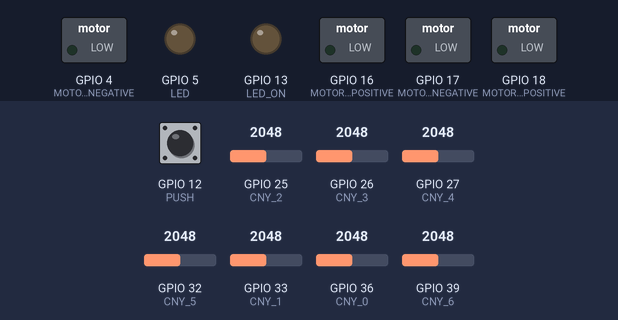
A sketch run on a simulated ESP32. Parts: switched loads named in the sketch (green lamp = pin HIGH), output pins drawn as LEDs (lit = HIGH). The test bench sets the inputs (shaded band); at power-on: GPIO 12 (PUSH) HIGH, GPIO 25 (CNY_2) = 2048, GPIO 26 (CNY_3) = 2048, GPIO 27 (CNY_4) = 2048, GPIO 32 (CNY_5) = 2048, GPIO 33 (CNY_1) = 2048, GPIO 36 (CNY_0) = 2048, GPIO 39 (CNY_6) = 2048 (analog values on the 0–4095 scale). What the sketch prints to the serial monitor is not drawn.

Above: at 0.8 s.
0.9 s: GPIO 12 (PUSH) pulled LOW for 0.15 s
At 2.1 s:
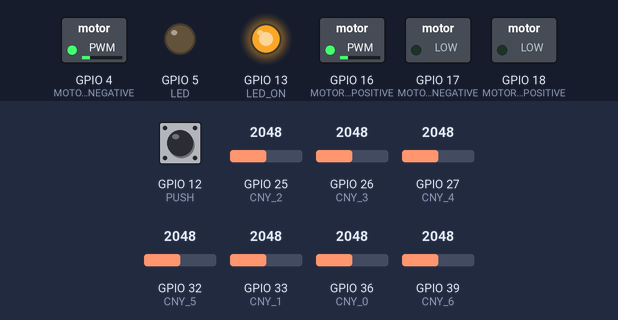
2.5 s: GPIO 25 (CNY_2) set to 1460
4.0 s: GPIO 25 (CNY_2) set to 1375
At 5.2 s:
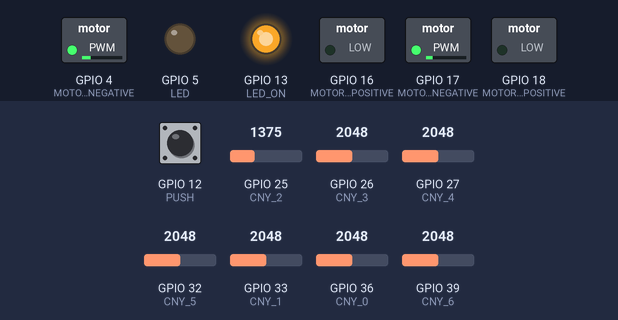
5.5 s: GPIO 12 (PUSH) pulled LOW for 1 s
At 6.4 s:
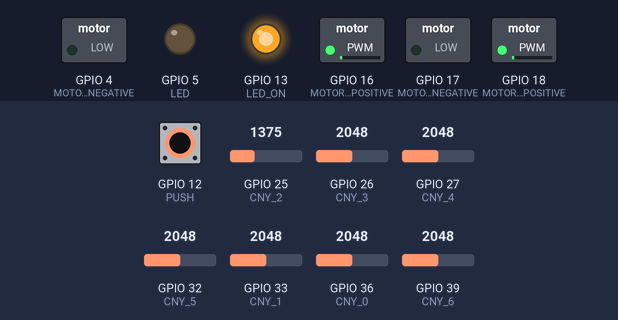
Timing chart, 0 to 8.5 s (numbered marks = the images above; inputs shaded):
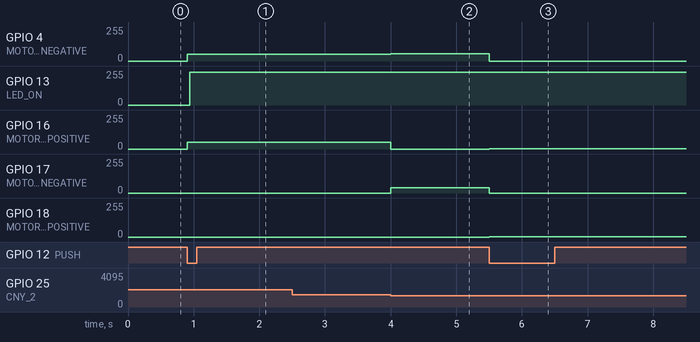

The sketch:

CompetenciaBtnParedIzyDer.ino
```cpp
//#include "BluetoothSerial.h"
//BluetoothSerial SerialBT;


//#include <ESP32Encoder.h>
#define PUSH 12
#define LED 05
#define MOTOR_RIGTH_POSITIVE 16
#define MOTOR_RIGTH_NEGATIVE 17
#define MOTOR_RIGTH_A 34
#define MOTOR_RIGTH_B 35
#define MOTOR_LEFT_POSITIVE 18
#define MOTOR_LEFT_NEGATIVE 04
#define MOTOR_LEFT_A 23
#define MOTOR_LEFT_B 19
#define SPEED 55//55//80

#define CNY_0 36
#define CNY_1 33
#define CNY_2 25
#define CNY_3 26
#define CNY_4 27
#define CNY_5 32
#define CNY_6 39
#define LED_ON 13
#define RANGE 350//400
const String deviceName = "leviatan_esp32";
bool pushState = 0;

int estado = 0;
bool botonPresionado = false;

void setup() {
 // Serial.begin(9600);
  adcAttachPin(CNY_0);
  adcAttachPin(CNY_1);
  adcAttachPin(CNY_2);
  adcAttachPin(CNY_3);
  adcAttachPin(CNY_4);
  adcAttachPin(CNY_5);
  adcAttachPin(CNY_6);
  analogReadResolution(10);
     pinMode(PUSH, INPUT_PULLUP);
  /* Led de control*/
  pinMode(LED, OUTPUT);
  /* Control de encendido de los led emisores*/
  pinMode(LED_ON, OUTPUT);
  digitalWrite(LED_ON, 0);
  /* Motores sin movimiento*/
  analogWrite(MOTOR_RIGTH_POSITIVE, 0);
  analogWrite(MOTOR_RIGTH_NEGATIVE, 0);
  analogWrite(MOTOR_LEFT_POSITIVE, 0);
  analogWrite(MOTOR_LEFT_NEGATIVE, 0);
    //MANDAR DATOS POR BT A SERIAL DE PC
  //SerialBT.begin(deviceName);
  //Serial.println(deviceName + " está listo para emparejarse");
  while(digitalRead(PUSH)){
}
}
void loop() {
  digitalWrite(LED_ON, 1);
  Serial.println(String(analogRead(CNY_0)) + "-" + String(analogRead(CNY_1)) + "-" + String(analogRead(CNY_2)) + "-" + String(analogRead(CNY_3)) + "-" + String(analogRead(CNY_4)) + "-" + String(analogRead(CNY_5)) + "-" + String(analogRead(CNY_6)));
  int sensor0 = analogRead(CNY_0);
  int sensor6 = analogRead(CNY_6);
  int sensor3 = analogRead(CNY_3);
  int sensor4 = analogRead(CNY_4);
  int sensor2 = analogRead(CNY_2);
  int sensor1 = analogRead(CNY_1);
  int sensor5 = analogRead(CNY_5);
 digitalWrite(LED_ON, 0);
    if (digitalRead(PUSH) == LOW) {
        if (!botonPresionado) {
            botonPresionado = true;
            estado = (estado + 1); // Alterna entre 0, 1 y 2
        }
    } else {
        botonPresionado = false;
    }


    switch (estado) {
        case 0:
            detener(1,1);
            break;
        case 1:
        //MANO IZQUIERDA
                 if (sensor6 < RANGE && sensor4 < RANGE && sensor5 < 800) {
                 //if (sensor4 < RANGE+500 && sensor4 < RANGE && sensor5 < 800) {
     // SerialBT.println("IZQUIERDA");

      izquierdaRueda();
    } else if (sensor5 >  800 && sensor6 > RANGE|| sensor4>800 && sensor3>800) {
     // SerialBT.println("DERECHA");
      derecha();
    }else if(sensor2 > RANGE && sensor4>RANGE && sensor1 >RANGE && sensor5>RANGE){
    //  SerialBT.println("DERECHA 2");
     derecha();
    } else {
    //  Serial.println("if 11"); SerialBT.println("AVANZAR");
     avanzarCI(sensor4);
    }
            break;
        case 2:
            detener(1,1);
            break;
        case 3:
        //MANO DERECHA
            if (sensor0 < RANGE && sensor2 < RANGE && sensor1 < 800) {
            //  if (sensor2 < RANGE+400 && sensor2 < RANGE && sensor1 < 800) {
    //      SerialBT.println("DERECHA");

          derechaRueda();
        } else if (sensor1 > 800 && sensor0 > RANGE || sensor2 && sensor3>800) {
     //     SerialBT.println("IZQUIERDA");
          izquierda();
          }else if(sensor4 > RANGE && sensor2>RANGE && sensor5>RANGE && sensor1>RANGE ){
        //  SerialBT.println("IZQUIERDA 2");
          izquierda();

        } else {
        //  Serial.println("if 11"); SerialBT.println("AVANZAR");
          avanzarCD(sensor2);
        }
            break;
    }
}

void avanzarCD(int sensor2) {
  if (sensor2 < RANGE ) {
    avanzarCentrado(SPEED , SPEED * .75);

  } else if (sensor2 > RANGE ) {
    avanzarCentrado(SPEED*.75, SPEED );
  } else {
    avanzarCentrado(SPEED, SPEED);
  }
}

void avanzarCI(int sensor4) {
  if (sensor4 < RANGE) {
    //avanzarCentrado(SPEED *.8, SPEED);
 avanzarCentrado(SPEED *.75, SPEED);
  } else if (sensor4 > RANGE) {

   // avanzarCentrado(SPEED, SPEED*.8);
    avanzarCentrado(SPEED, SPEED*.75);
  } else {
    avanzarCentrado(SPEED, SPEED);
  }


}
void izquierdaRueda() {
  /* Motor derecho con movimiento a enfrente*/
  analogWrite(MOTOR_RIGTH_POSITIVE,  0);
  analogWrite(MOTOR_RIGTH_NEGATIVE, SPEED + SPEED * 0.9);
  /* Motor izequierdo con movimiento a enfrente*/
  analogWrite(MOTOR_LEFT_POSITIVE, 0);
  //analogWrite(MOTOR_LEFT_NEGATIVE, SPEED - SPEED * .7);
  analogWrite(MOTOR_LEFT_NEGATIVE, SPEED - SPEED * .8);
  //        delay(110);
}

void derechaRueda() {
  /* Motor derecho con movimiento a enfrente*/
  //analogWrite(MOTOR_RIGTH_POSITIVE,  0);
  //analogWrite(MOTOR_RIGTH_NEGATIVE, 70 *0.1);
  /* Motor izquierdo con movimiento a enfrente*/
  //analogWrite(MOTOR_LEFT_POSITIVE, 0);
  //analogWrite(MOTOR_LEFT_NEGATIVE, 70 * 1.9);

  analogWrite(MOTOR_RIGTH_POSITIVE,  0);
  analogWrite(MOTOR_RIGTH_NEGATIVE, SPEED - SPEED * .8);
  /* Motor izequierdo con movimiento a enfrente*/
  analogWrite(MOTOR_LEFT_POSITIVE, 0);
  analogWrite(MOTOR_LEFT_NEGATIVE, SPEED + SPEED * 0.8);

  //        delay(110);
}

void derecha() {

  analogWrite(MOTOR_RIGTH_POSITIVE, 50);//analogWrite(MOTOR_RIGTH_POSITIVE, 40);
  analogWrite(MOTOR_RIGTH_NEGATIVE, 0);

  analogWrite(MOTOR_LEFT_POSITIVE, 0);
  analogWrite(MOTOR_LEFT_NEGATIVE, 50);
}

void izquierda() {

  analogWrite(MOTOR_RIGTH_POSITIVE, 0);
 analogWrite(MOTOR_RIGTH_NEGATIVE, 45);
  //analogWrite(MOTOR_LEFT_POSITIVE, 40);
  analogWrite(MOTOR_LEFT_POSITIVE, 45);
  analogWrite(MOTOR_LEFT_NEGATIVE, 0);
}


void detener(int mIzq, int mDer) {
  analogWrite(MOTOR_RIGTH_POSITIVE, mDer);
  analogWrite(MOTOR_RIGTH_NEGATIVE, 0);

  analogWrite(MOTOR_LEFT_POSITIVE, mIzq);
  analogWrite(MOTOR_LEFT_NEGATIVE, 0);
}

void avanzarCentrado(int mIzq, int mDer) {
  analogWrite(MOTOR_RIGTH_POSITIVE, 0);
  analogWrite(MOTOR_RIGTH_NEGATIVE, mDer);

  analogWrite(MOTOR_LEFT_POSITIVE, 0);
  analogWrite(MOTOR_LEFT_NEGATIVE, mIzq);
}
```

Measured:
- the behaviour switches between 1404 and 1403 on GPIO 25 (CNY_2) (found by bisection; images 1 and 2)
- after the input at 0.9 s, GPIO 4 (MOTOR_LEFT_NEGATIVE), GPIO 16 (MOTOR_RIGTH_POSITIVE): 0/255 → 50/255 at once; GPIO 13 (LED_ON): 0/255 → 244/255 at once
- after the input at 4.0 s, GPIO 4 (MOTOR_LEFT_NEGATIVE): 50/255 → 55/255 at once; GPIO 16 (MOTOR_RIGTH_POSITIVE): 50/255 → 0/255 at once; GPIO 17 (MOTOR_RIGTH_NEGATIVE): 0/255 → 41/255 at once
- after the input at 5.5 s, GPIO 4 (MOTOR_LEFT_NEGATIVE): 55/255 → 0/255 at once; GPIO 16 (MOTOR_RIGTH_POSITIVE), GPIO 18 (MOTOR_LEFT_POSITIVE): 0/255 → 1/255 at once; GPIO 17 (MOTOR_RIGTH_NEGATIVE): 41/255 → 0/255 at once
